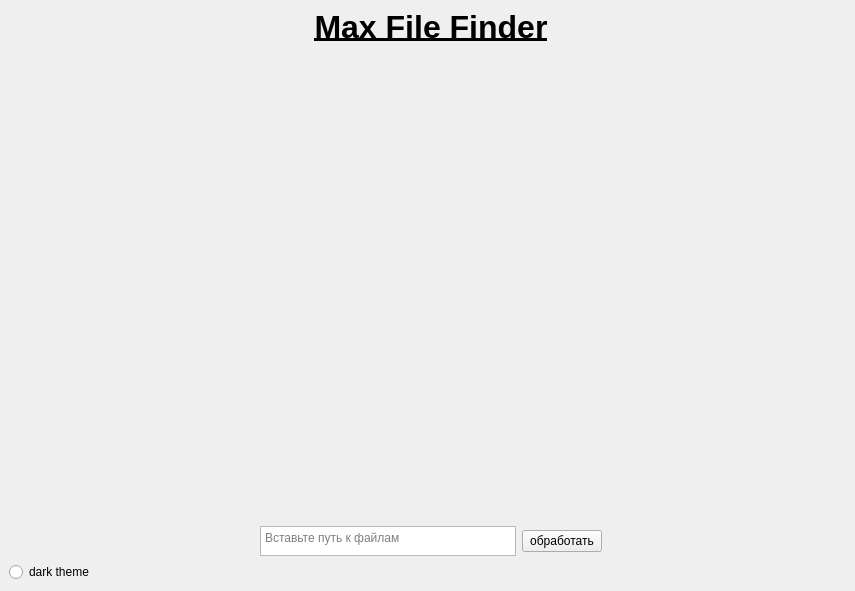
<?xml version="1.0" encoding="UTF-8"?>
<ui version="4.0">
 <class>MainWindow</class>
 <widget class="QMainWindow" name="MainWindow">
  <property name="geometry">
   <rect>
    <x>0</x>
    <y>0</y>
    <width>855</width>
    <height>591</height>
   </rect>
  </property>
  <property name="windowTitle">
   <string>MainWindow</string>
  </property>
  <property name="autoFillBackground">
   <bool>false</bool>
  </property>
  <widget class="QWidget" name="centralwidget">
   <property name="tabletTracking">
    <bool>false</bool>
   </property>
   <layout class="QGridLayout" name="gridLayout_2">
    <item row="0" column="1">
     <layout class="QGridLayout" name="gridLayout">
      <item row="3" column="0">
       <widget class="QRadioButton" name="radioButton">
        <property name="maximumSize">
         <size>
          <width>150</width>
          <height>20</height>
         </size>
        </property>
        <property name="cursor">
         <cursorShape>PointingHandCursor</cursorShape>
        </property>
        <property name="text">
         <string>dark theme</string>
        </property>
       </widget>
      </item>
      <item row="2" column="2">
       <widget class="QPushButton" name="pushButton">
        <property name="cursor">
         <cursorShape>PointingHandCursor</cursorShape>
        </property>
        <property name="text">
         <string>обработать</string>
        </property>
       </widget>
      </item>
      <item row="1" column="3">
       <spacer name="horizontalSpacer_2">
        <property name="orientation">
         <enum>Qt::Horizontal</enum>
        </property>
        <property name="sizeHint" stdset="0">
         <size>
          <width>40</width>
          <height>20</height>
         </size>
        </property>
       </spacer>
      </item>
      <item row="3" column="1">
       <spacer name="verticalSpacer">
        <property name="orientation">
         <enum>Qt::Vertical</enum>
        </property>
        <property name="sizeType">
         <enum>QSizePolicy::Fixed</enum>
        </property>
        <property name="sizeHint" stdset="0">
         <size>
          <width>10</width>
          <height>1</height>
         </size>
        </property>
       </spacer>
      </item>
      <item row="1" column="0">
       <spacer name="horizontalSpacer">
        <property name="orientation">
         <enum>Qt::Horizontal</enum>
        </property>
        <property name="sizeHint" stdset="0">
         <size>
          <width>40</width>
          <height>20</height>
         </size>
        </property>
       </spacer>
      </item>
      <item row="1" column="1">
       <spacer name="verticalSpacer_2">
        <property name="orientation">
         <enum>Qt::Vertical</enum>
        </property>
        <property name="sizeType">
         <enum>QSizePolicy::Preferred</enum>
        </property>
        <property name="sizeHint" stdset="0">
         <size>
          <width>20</width>
          <height>550</height>
         </size>
        </property>
       </spacer>
      </item>
      <item row="0" column="1" colspan="2">
       <widget class="QLabel" name="label">
        <property name="font">
         <font>
          <pointsize>24</pointsize>
          <bold>true</bold>
          <underline>true</underline>
          <kerning>false</kerning>
          <hintingpreference>PreferDefaultHinting</hintingpreference>
         </font>
        </property>
        <property name="cursor">
         <cursorShape>ForbiddenCursor</cursorShape>
        </property>
        <property name="text">
         <string>Max File Finder</string>
        </property>
        <property name="scaledContents">
         <bool>false</bool>
        </property>
        <property name="alignment">
         <set>Qt::AlignCenter</set>
        </property>
       </widget>
      </item>
      <item row="2" column="1">
       <widget class="QTextEdit" name="textEdit">
        <property name="maximumSize">
         <size>
          <width>600</width>
          <height>30</height>
         </size>
        </property>
        <property name="cursor" stdset="0">
         <cursorShape>IBeamCursor</cursorShape>
        </property>
        <property name="toolTip">
         <string>&lt;html&gt;&lt;head/&gt;&lt;body&gt;&lt;p&gt;Вставьте путь до файлов&lt;/p&gt;&lt;/body&gt;&lt;/html&gt;</string>
        </property>
        <property name="placeholderText">
         <string>Вставьте путь к файлам</string>
        </property>
       </widget>
      </item>
     </layout>
    </item>
   </layout>
  </widget>
 </widget>
 <resources/>
 <connections/>
</ui>
